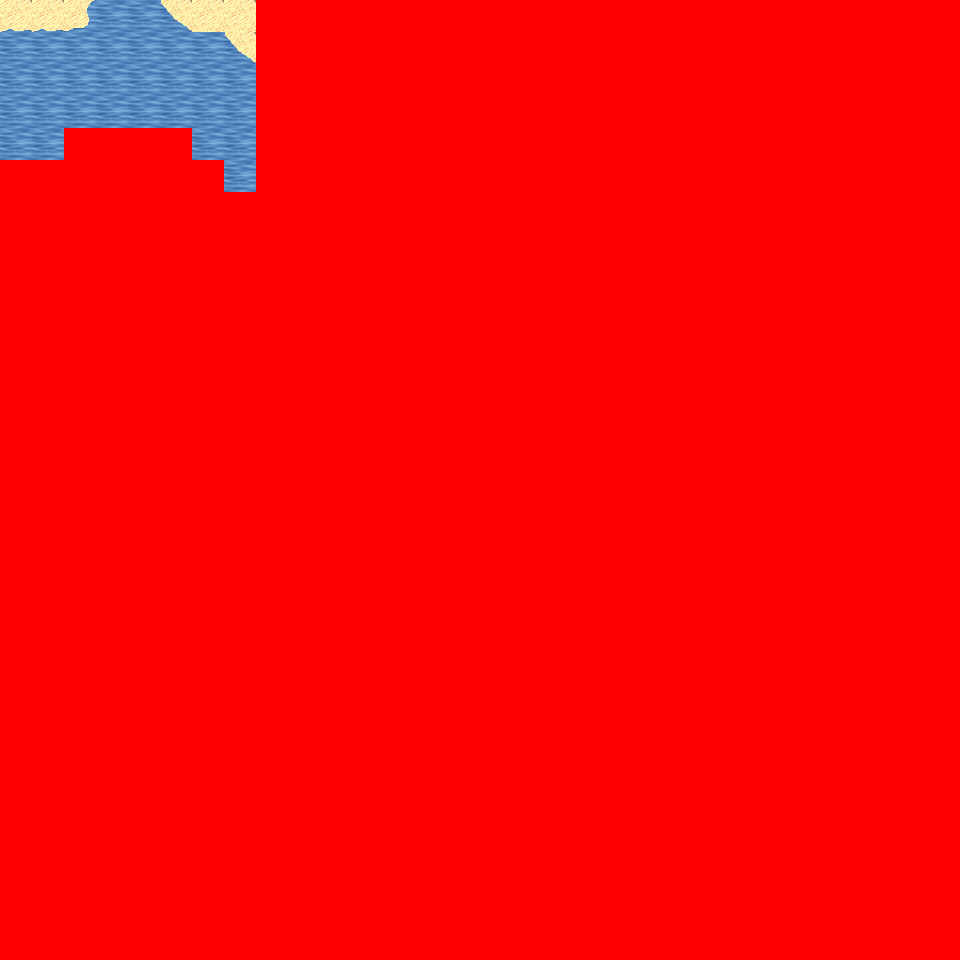

A level layout from a 2D game, rendered from its tile map. Below: a short description, then the map file with tile-grid data replaced by summaries:
An orthogonal 30x30 tile map with 32x32 px tiles, 6 tile layers (Ground, Object, Object2, Above, ...), 51 tilesets and 2 objects (2x mapchange).

<map version="1.0" orientation="orthogonal" renderorder="right-down" width="30" height="30" tilewidth="32" tileheight="32" nextobjectid="3">
  <tileset firstgid="1" name="tileset_logic_collision" tilewidth="32" tileheight="32" tilecount="1" columns="1">
    <image source="../drawable/tileset_logic_collision.png" width="32" height="32" />
  </tileset>
  <tileset firstgid="2" name="tileset_ground_ground" tilewidth="32" tileheight="32" tilecount="33" columns="3">
    <image source="../drawable/tileset_ground_ground.png" width="96" height="352" />
  </tileset>
  <tileset firstgid="35" name="tileset_ground_water_pool" tilewidth="32" tileheight="32" tilecount="72" columns="3">
    <image source="../drawable/tileset_ground_water_pool.png" width="96" height="768" />
  </tileset>
  <tileset firstgid="107" name="tileset_furniture_carpet_plain_colours" tilewidth="32" tileheight="32" tilecount="10" columns="10">
    <image source="../drawable/tileset_furniture_carpet_plain_colours.png" width="320" height="32" />
  </tileset>
  <tileset firstgid="117" name="tileset_ground_brown_paving" tilewidth="32" tileheight="32" tilecount="2" columns="2">
    <image source="../drawable/tileset_ground_brown_paving.png" width="64" height="32" />
  </tileset>
  <tileset firstgid="119" name="tileset_ground_water_water" tilewidth="32" tileheight="32" tilecount="24" columns="3">
    <image source="../drawable/tileset_ground_water_water.png" width="96" height="256" />
  </tileset>
  <tileset firstgid="143" name="tileset_building_fence_fence_chunky" tilewidth="32" tileheight="32" tilecount="21" columns="3">
    <image source="../drawable/tileset_building_fence_fence_chunky.png" width="96" height="224" />
  </tileset>
  <tileset firstgid="164" name="tileset_ground_water_pool_corners" tilewidth="32" tileheight="32" tilecount="72" columns="3">
    <image source="../drawable/tileset_ground_water_pool_corners.png" width="96" height="768" />
  </tileset>
  <tileset firstgid="236" name="tileset_ground_grass_edges" tilewidth="32" tileheight="32" tilecount="36" columns="12">
    <image source="../drawable/tileset_ground_grass_edges.png" width="384" height="96" />
  </tileset>
  <tileset firstgid="272" name="tileset_ground_grass_corners" tilewidth="32" tileheight="32" tilecount="24" columns="6">
    <image source="../drawable/tileset_ground_grass_corners.png" width="192" height="128" />
  </tileset>
  <tileset firstgid="296" name="tileset_plant_grasses" tilewidth="32" tileheight="32" tilecount="6" columns="3">
    <image source="../drawable/tileset_plant_grasses.png" width="96" height="64" />
  </tileset>
  <tileset firstgid="302" name="tileset_plant_flower_daisy_white" tilewidth="32" tileheight="32" tilecount="8" columns="2">
    <image source="../drawable/tileset_plant_flower_daisy_white.png" width="64" height="128" />
  </tileset>
  <tileset firstgid="310" name="tileset_building_door_door_w" tilewidth="32" tileheight="32" tilecount="6" columns="2">
    <image source="../drawable/tileset_building_door_door_w.png" width="64" height="96" />
  </tileset>
  <tileset firstgid="316" name="tileset_building_wall_wood" tilewidth="32" tileheight="32" tilecount="16" columns="4">
    <image source="../drawable/tileset_building_wall_wood.png" width="128" height="128" />
  </tileset>
  <tileset firstgid="332" name="tileset_building_door_door_e" tilewidth="32" tileheight="32" tilecount="6" columns="2">
    <image source="../drawable/tileset_building_door_door_e.png" width="64" height="96" />
  </tileset>
  <tileset firstgid="338" name="tileset_ground_ground_2" tilewidth="32" tileheight="32" tilecount="4" columns="4">
    <image source="../drawable/tileset_ground_ground_2.png" width="128" height="32" />
  </tileset>
  <tileset firstgid="342" name="tileset_building_wall_stone" tilewidth="32" tileheight="32" tilecount="12" columns="3">
    <image source="../drawable/tileset_building_wall_stone.png" width="96" height="128" />
  </tileset>
  <tileset firstgid="354" name="tileset_building_wall_wall_brown" tilewidth="32" tileheight="32" tilecount="12" columns="3">
    <image source="../drawable/tileset_building_wall_wall_brown.png" width="96" height="128" />
  </tileset>
  <tileset firstgid="366" name="tileset_building_door_door_n" tilewidth="32" tileheight="32" tilecount="6" columns="3">
    <image source="../drawable/tileset_building_door_door_n.png" width="96" height="64" />
  </tileset>
  <tileset firstgid="372" name="tileset_building_church" tilewidth="32" tileheight="32" tilecount="56" columns="8">
    <image source="../drawable/tileset_building_church.png" width="256" height="224" />
  </tileset>
  <tileset firstgid="428" name="tileset_building_castle" tilewidth="32" tileheight="32" tilecount="320" columns="20">
    <image source="../drawable/tileset_building_castle.png" width="640" height="512" />
  </tileset>
  <tileset firstgid="748" name="tileset_plant_cactus" tilewidth="32" tileheight="32" tilecount="2" columns="1">
    <image source="../drawable/tileset_plant_cactus.png" width="32" height="64" />
  </tileset>
  <tileset firstgid="750" name="tileset_plant_stump_small_stump" tilewidth="32" tileheight="32" tilecount="4" columns="2">
    <image source="../drawable/tileset_plant_stump_small_stump.png" width="64" height="64" />
  </tileset>
  <tileset firstgid="754" name="tileset_furniture_carpet_rug_border" tilewidth="32" tileheight="32" tilecount="9" columns="3">
    <image source="../drawable/tileset_furniture_carpet_rug_border.png" width="96" height="96" />
  </tileset>
  <tileset firstgid="763" name="tileset_building_window_window_right" tilewidth="32" tileheight="32" tilecount="2" columns="2">
    <image source="../drawable/tileset_building_window_window_right.png" width="64" height="32" />
  </tileset>
  <tileset firstgid="765" name="tileset_item_statue_fairypool" tilewidth="32" tileheight="32" tilecount="16" columns="2">
    <image source="../drawable/tileset_item_statue_fairypool.png" width="64" height="256" />
  </tileset>
  <tileset firstgid="781" name="tileset_furniture_table_long_front_on" tilewidth="32" tileheight="32" tilecount="3" columns="1">
    <image source="../drawable/tileset_furniture_table_long_front_on.png" width="32" height="96" />
  </tileset>
  <tileset firstgid="784" name="tileset_building_decoration_blue_circle" tilewidth="32" tileheight="32" tilecount="4" columns="2">
    <image source="../drawable/tileset_building_decoration_blue_circle.png" width="64" height="64" />
  </tileset>
  <tileset firstgid="788" name="tileset_building_wall_bricked_edges" tilewidth="32" tileheight="32" tilecount="25" columns="5">
    <image source="../drawable/tileset_building_wall_bricked_edges.png" width="160" height="160" />
  </tileset>
  <tileset firstgid="813" name="tileset_item_corpse_skull_pale" tilewidth="32" tileheight="32" tilecount="2" columns="2">
    <image source="../drawable/tileset_item_corpse_skull_pale.png" width="64" height="32" />
  </tileset>
  <tileset firstgid="815" name="tileset_item_corpse_huge_animal" tilewidth="32" tileheight="32" tilecount="16" columns="2">
    <image source="../drawable/tileset_item_corpse_huge_animal.png" width="64" height="256" />
  </tileset>
  <tileset firstgid="831" name="tileset_item_sign_large" tilewidth="32" tileheight="32" tilecount="15" columns="5">
    <image source="../drawable/tileset_item_sign_large.png" width="160" height="96" />
  </tileset>
  <tileset firstgid="846" name="tileset_building_roof_yellow" tilewidth="32" tileheight="32" tilecount="20" columns="5">
    <image source="../drawable/tileset_building_roof_yellow.png" width="160" height="128" />
  </tileset>
  <tileset firstgid="866" name="tileset_building_roof_red" tilewidth="32" tileheight="32" tilecount="20" columns="5">
    <image source="../drawable/tileset_building_roof_red.png" width="160" height="128" />
  </tileset>
  <tileset firstgid="886" name="tileset_building_roof_green" tilewidth="32" tileheight="32" tilecount="20" columns="5">
    <image source="../drawable/tileset_building_roof_green.png" width="160" height="128" />
  </tileset>
  <tileset firstgid="906" name="tileset_building_roof_blue" tilewidth="32" tileheight="32" tilecount="20" columns="5">
    <image source="../drawable/tileset_building_roof_blue.png" width="160" height="128" />
  </tileset>
  <tileset firstgid="926" name="tileset_object_boat" tilewidth="32" tileheight="32" tilecount="42" columns="6">
    <image source="../drawable/tileset_object_boat.png" width="192" height="224" />
  </tileset>
  <tileset firstgid="968" name="tileset_ground_water_pool_deep" tilewidth="32" tileheight="32" tilecount="72" columns="3">
    <image source="../drawable/tileset_ground_water_pool_deep.png" width="96" height="768" />
  </tileset>
  <tileset firstgid="1040" name="tileset_object_suspension_bridge" tilewidth="32" tileheight="32" tilecount="24" columns="3">
    <image source="../drawable/tileset_object_suspension_bridge.png" width="96" height="256" />
  </tileset>
  <tileset firstgid="1064" name="tileset_plant_tree_palm_trees" tilewidth="32" tileheight="32" tilecount="40" columns="4">
    <image source="../drawable/tileset_plant_tree_palm_trees.png" width="128" height="320" />
  </tileset>
  <tileset firstgid="1104" name="tileset_furniture_table_hotdog_stand" tilewidth="32" tileheight="32" tilecount="20" columns="4">
    <image source="../drawable/tileset_furniture_table_hotdog_stand.png" width="128" height="160" />
  </tileset>
  <tileset firstgid="1124" name="tileset_item_banners_banners" tilewidth="32" tileheight="32" tilecount="6" columns="2">
    <image source="../drawable/tileset_item_banners_banners.png" width="64" height="96" />
  </tileset>
  <tileset firstgid="1130" name="tileset_building_door_closed" tilewidth="32" tileheight="32" tilecount="1" columns="1">
    <image source="../drawable/tileset_building_door_closed.png" width="32" height="32" />
  </tileset>
  <tileset firstgid="1131" name="tileset_building_decoration_numbers" tilewidth="32" tileheight="32" tilecount="20" columns="2">
    <image source="../drawable/tileset_building_decoration_numbers.png" width="64" height="320" />
  </tileset>
  <tileset firstgid="1151" name="tileset_building_decoration_numbers_higher" tilewidth="32" tileheight="32" tilecount="2" columns="2">
    <image source="../drawable/tileset_building_decoration_numbers_higher.png" width="64" height="32" />
  </tileset>
  <tileset firstgid="1153" name="tileset_furniture_light_small_oil_lamp" tilewidth="32" tileheight="32" tilecount="8" columns="2">
    <image source="../drawable/tileset_furniture_light_small_oil_lamp.png" width="64" height="128" />
  </tileset>
  <tileset firstgid="1161" name="tileset_building_roof_straw" tilewidth="32" tileheight="32" tilecount="20" columns="5">
    <image source="../drawable/tileset_building_roof_straw.png" width="160" height="128" />
  </tileset>
  <tileset firstgid="1181" name="tileset_building_huts" tilewidth="32" tileheight="32" tilecount="338" columns="26">
    <image source="../drawable/tileset_building_huts.png" width="832" height="416" />
  </tileset>
  <tileset firstgid="1519" name="tileset_ground_sand_1" tilewidth="32" tileheight="32" tilecount="10" columns="2">
    <image source="../drawable/tileset_ground_sand_1.png" width="64" height="160" />
  </tileset>
  <tileset firstgid="1529" name="tileset_ground_sand_2" tilewidth="32" tileheight="32" tilecount="15" columns="5">
    <image source="../drawable/tileset_ground_sand_2.png" width="160" height="96" />
  </tileset>
  <tileset firstgid="1544" name="tileset_building_fire_tower" tilewidth="32" tileheight="32" tilecount="252" columns="9">
    <image source="../drawable/tileset_building_fire_tower.png" width="288" height="896" />
  </tileset>
  <layer name="Ground" width="30" height="30">
    <data>[900 cells, 218 non-empty, 9 distinct tile ids]</data>
  </layer>
  <layer name="Object" width="30" height="30">
    <data>[900 cells, 7 non-empty, 4 distinct tile ids]</data>
  </layer>
  <layer name="Object2" width="30" height="30">
    <data>[900 cells, 0 non-empty, 0 distinct tile ids]</data>
  </layer>
  <layer name="Above" width="30" height="30">
    <data>[900 cells, 0 non-empty, 0 distinct tile ids]</data>
  </layer>
  <layer name="Above2" width="30" height="30">
    <data>[900 cells, 0 non-empty, 0 distinct tile ids]</data>
  </layer>
  <layer name="Walkable" width="30" height="30">
    <data>[900 cells, 863 non-empty, 1 distinct tile ids]</data>
  </layer>
  <objectgroup name="MapEvents">
    <object id="1" name="north" type="mapchange" x="0" y="0" width="256" height="32">
      <properties>
        <property name="map" value="0_ados_ocean_e_x4_y3" />
        <property name="place" value="south" />
      </properties>
    </object>
    <object id="2" name="west" type="mapchange" x="0" y="0" width="32" height="160">
      <properties>
        <property name="map" value="0_ados_mountain_n2_w2_x4_y4" />
        <property name="place" value="east" />
      </properties>
    </object>
  </objectgroup>
</map>
